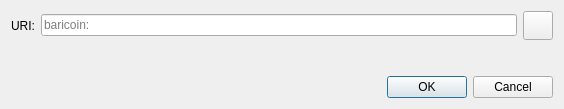
<?xml version="1.0" encoding="UTF-8"?>
<ui version="4.0">
 <class>OpenURIDialog</class>
 <widget class="QDialog" name="OpenURIDialog">
  <property name="geometry">
   <rect>
    <x>0</x>
    <y>0</y>
    <width>564</width>
    <height>109</height>
   </rect>
  </property>
  <property name="windowTitle">
   <string>Open baricoin URI</string>
  </property>
  <layout class="QVBoxLayout" name="verticalLayout">
   <item>
    <layout class="QHBoxLayout" name="horizontalLayout">
     <item>
      <widget class="QLabel" name="label">
       <property name="text">
        <string>URI:</string>
       </property>
      </widget>
     </item>
     <item>
      <widget class="QValidatedLineEdit" name="uriEdit">
       <property name="placeholderText">
        <string notr="true">baricoin:</string>
       </property>
      </widget>
     </item>
     <item>
      <widget class="QToolButton" name="pasteButton">
       <property name="toolTip">
        <string extracomment="Tooltip text for button that allows you to paste an address that is in your clipboard.">Paste address from clipboard</string>
       </property>
       <property name="text">
        <string/>
       </property>
       <property name="icon">
        <iconset resource="../baricoin.qrc">
         <normaloff>:/icons/editpaste</normaloff>:/icons/editpaste
        </iconset>
       </property>
       <property name="iconSize">
        <size>
         <width>22</width>
         <height>22</height>
        </size>
       </property>
      </widget>
     </item>
    </layout>
   </item>
   <item>
    <spacer name="verticalSpacer">
     <property name="orientation">
      <enum>Qt::Vertical</enum>
     </property>
     <property name="sizeHint" stdset="0">
      <size>
       <width>20</width>
       <height>40</height>
      </size>
     </property>
    </spacer>
   </item>
   <item>
    <widget class="QDialogButtonBox" name="buttonBox">
     <property name="orientation">
      <enum>Qt::Horizontal</enum>
     </property>
     <property name="standardButtons">
      <set>QDialogButtonBox::Cancel|QDialogButtonBox::Ok</set>
     </property>
    </widget>
   </item>
  </layout>
 </widget>
 <customwidgets>
  <customwidget>
   <class>QValidatedLineEdit</class>
   <extends>QLineEdit</extends>
   <header>qt/qvalidatedlineedit.h</header>
  </customwidget>
 </customwidgets>
 <resources/>
 <connections>
  <connection>
   <sender>buttonBox</sender>
   <signal>accepted()</signal>
   <receiver>OpenURIDialog</receiver>
   <slot>accept()</slot>
   <hints>
    <hint type="sourcelabel">
     <x>248</x>
     <y>254</y>
    </hint>
    <hint type="destinationlabel">
     <x>157</x>
     <y>274</y>
    </hint>
   </hints>
  </connection>
  <connection>
   <sender>buttonBox</sender>
   <signal>rejected()</signal>
   <receiver>OpenURIDialog</receiver>
   <slot>reject()</slot>
   <hints>
    <hint type="sourcelabel">
     <x>316</x>
     <y>260</y>
    </hint>
    <hint type="destinationlabel">
     <x>286</x>
     <y>274</y>
    </hint>
   </hints>
  </connection>
 </connections>
</ui>
